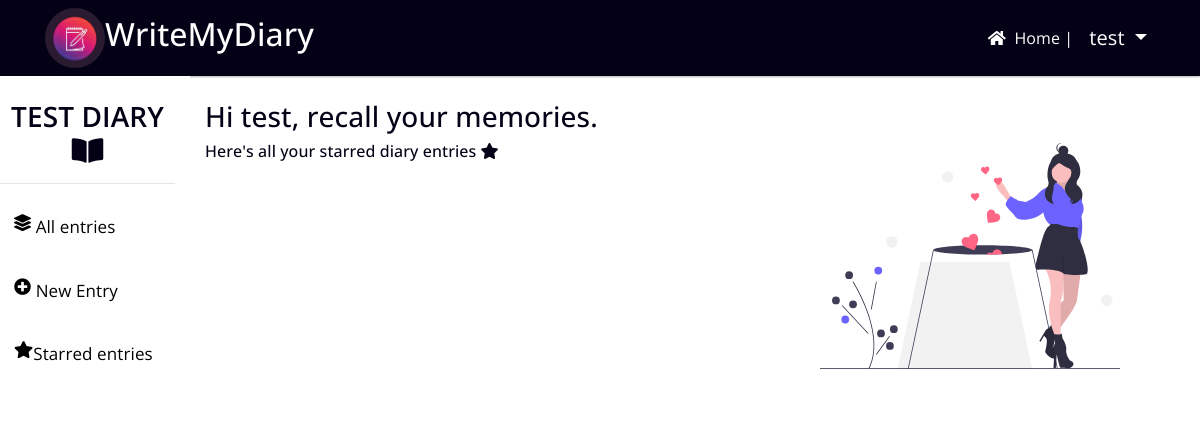
The app's page /favs/ (signed in), older data.
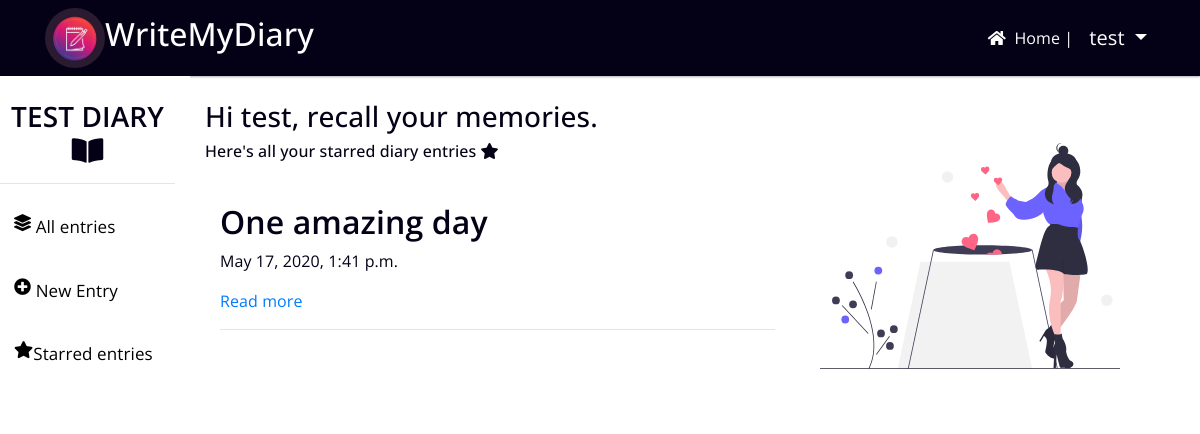
The same page, newer data.
### diary/models.py (models this page shows, shortened)
class Owner(models.Model):
	diaryname=models.CharField(max_length=100, null=True,blank=True)
	user=models.ForeignKey(User, on_delete=models.CASCADE,null=True)

class DiaryEntries(models.Model):
	highlight=models.CharField(max_length=100, null=True)
	user=models.ForeignKey(User, on_delete=models.CASCADE,null=True)
	timestamp=models.DateTimeField(auto_now_add=True)
	diarycontent=models.TextField(null=True)
	is_favourite=models.BooleanField(default=False)

### diary/views.py (the view)
# urls.py: path("favs/", starred),
def starred(request):
    user=request.user
    owner=Owner.objects.get(user=user)
    all_diaries=DiaryEntries.objects.filter(is_favourite=True).filter(user=user).order_by('-timestamp')
    return render(request,"starred.html",{"all_diaries":all_diaries, "owner":owner})

### diary/templates/starred.html (shortened to what this page needs)
{% extends 'dash_base.html' %}
{% load static %}
{% block body %}
<div class="row">
	<div class="col-md-8">
		<br>
		<h3>Hi {{user.username}}, recall your memories.</h3>
		<h6>Here's all your starred diary entries <i class="fas fa-star"></i></h6>
		<br>
		{% for d in all_diaries %}
			<div class="container" style="margin-bottom: 20px; border-radius: 7px">
				<div style="display: flex;flex-direction: row;flex-wrap: wrap;">
				<div class="mycard" style="width: 100%;height: 20vh;">
				  <div class="content" style="margin-top: 10px">
				    <h2 style="font-weight: 600">{{d.highlight}}</h2>
				    <p>{{d.timestamp}}</p>
				    <a href="/diary/{{d.id}}/" style="text-decoration: none; ">Read more</a>
				    <hr>
				  </div>
				</div>
				</div>
			</div>
		{% endfor %}
	</div>
	<div class="col-md-4">
		<div style="float: left;">
			<img src="{% static 'love.svg' %}" height="300px" width="300px" style="margin-top: 30px">
		</div>
	</div>
</div>
{% endblock %}

### diary/templates/dash_base.html (shortened to what this page needs)
<!DOCTYPE html>
{% load static %}
<html>
<head>
    <link rel="stylesheet" type="text/css" href="{% static 'dash.css' %}">
    <link rel="stylesheet" href="https://bootswatch.com/4/materia/bootstrap.min.css">
    <link rel="stylesheet" href="https://stackpath.bootstrapcdn.com/bootstrap/4.4.1/css/bootstrap.min.css">
    <link rel="stylesheet" href="https://pro.fontawesome.com/releases/v5.10.0/css/all.css"/>
</head>
<body >
        <nav class="navbar navbar-expand-lg navbar-light" style="background-color:#040116; color:#fff;">
            <div class="container">
              <img src="{% static 'logo.jpg' %}" alt="" style="width: 60px; height: 60px; border-radius: 50%;">
              <h2>WriteMyDiary</h2>
            <div class="collapse navbar-collapse" id="navbarNavAltMarkup">
                <div class="navbar-nav ml-auto">
                  <a class="nav-item nav-link active" style="color: #fff; margin-top: 3px" href="/dashboard"><i class="fas fa-home"></i> &nbsp;Home | </a>
                    {% if not user.is_authenticated  %}
                    <a class="nav-item nav-link nav-style" data-scroll="" href="/signup/">Signup <i class="fas fa-user-plus"></i></a>
                    <a class="nav-item nav-link nav-style" data-scroll="" href="/signin/">Login <i class="fas fa-user-circle"></i></a>
                    {% else %}
                      <li class="nav-item dropdown">
                        <a class="nav-link dropdown-toggle" href="#" id="navbarDropdown" role="button" data-toggle="dropdown" aria-haspopup="true" aria-expanded="false" style="color:#fff;font-size: 20px">
                          {{user.username}}
                        </a>
                      </li>
                    {% endif %}
                </div>
            </div>
        </nav>
<div class="row">
    <div class="col-md-2" style="background-color: white; ">
        <br>
        <nav class="pill-nav">
          <h3 style="color:#040116;text-align: center;font-weight: 600;">{{owner.diaryname}}<i class="fa fa-book-open"></i></h3>
          <hr>
          <a class="active" href="/dashboard/" style="flex-direction: row;"><i class="fas fa-layer-group"></i> &nbsp;All entries</a>
          <a href="/create/" style="flex-direction: row;"><i class="fas fa-plus-circle"></i> &nbsp;New Entry</a>
          <a href="/favs/" style="flex-direction: row;"><i class="fas fa-star"></i>Starred entries</a>
        </nav>
    </div>
    <div class="col-md-9">
      {% block body %}
      {% endblock %}
    </div>
    <div class="col-md-1">
    </div>
  </div>
</body>
</html>

### diary/templates/dash_base.html (style rules this page uses)
body { font-family:'Open Sans'; color: #040116; }
.pill-nav a { display: block; display: flex; flex-direction:column; color: black; padding: 14px; text-decoration: none; font-size: 17px; border-radius: 5px; }
.pill-nav a { margin-bottom: 10px; }

Row changes from the older to the newer data that the page shows:
now on this page (row edited): DiaryEntries: highlight "One amazing day", timestamp "May 17, 2020, 1:41 p.m."
